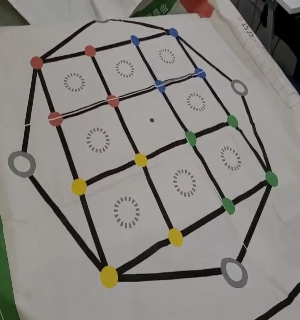
#> input picture 射影変換/pic.png, 300 x 320 px
$ jupyter execute test.ipynb
#> lines starting #> are read from the running program, lines starting #| are printed output that depends on the picture; after the words box and inside, x2 and y2 are one past the last pixel; in counts of white or black regions, pixels touching at a corner belong together
[cell 1]
import numpy as np
import matplotlib.pyplot as plt
import matplotlib.patches as patches
from PIL import Image, ImageDraw
import cv2

import math
from copy import deepcopy
import array

[cell 2]
### 座標から0~360度の範囲で返す 引数 pos = [x,y]
def pos2deg(pos):
    posh = [i + 0.001 for i in pos]
    deg = math.degrees(math.atan(posh[1]/posh[0]))
    if(posh[0] >= 0 and posh[1] < 0):
        deg += 360
    elif(posh[0] < 0 and posh[1] >= 0):
        deg += 180
    elif(posh[0] < 0 and posh[1] < 0):
        deg += 180
    return deg

[cell 3]
### ラインの中心座標を求める
def line_COG(line_pos_list):
    lpl = deepcopy(line_pos_list)
    line_COG = []
    line_pos_COG = []
    # 各座標から重心を求める
    for i in lpl:
        x = 0
        y = 0
        for j in i:
            x += j[0]
            y += j[1]
        x = x / len(i)
        y = y / len(i)
        # 重心からの距離を求める
        distance = []
        for num, j in enumerate(i):
            distance.append([num, math.sqrt((j[0] - x)**2 + (j[1] - y)**2)])
        distance = sorted(distance, key=lambda x: x[1], reverse=True)

        pos = np.round((i[distance[0][0]] + i[distance[1][0]]) / 2)
        line_COG.append(pos.astype(np.int64))
        line_pos_COG.append([i[distance[0][0]].tolist(), i[distance[1][0]].tolist()])
        #line_COG.append([i[distance[0][0]], i[distance[1][0]]])

    return line_COG, line_pos_COG

[cell 4]
### 推測した直線を描画する
def drawline(img, line_pos_list):
    for i in line_pos_list:
        for j in i:
            for k in i:
                cv2.line(img, (j[0], j[1]), (k[0], k[1]), (0, 0, 255))

[cell 5]
### pos1 から pos2までの直線pxのlistを返す nは分割数
def create_line_point(pos1, pos2, n):
  npos1 = np.array(pos1)
  npos2 = np.array(pos2)

  dpos = (npos2 - npos1) / (n + 1)

  pos = npos1
  li = []
  for i in range(n):
    pos = pos + dpos
    li.append(pos.tolist())
  li = np.unique(np.round(li, 0), axis=0)
  li = li.astype(np.int64)
  return li.tolist()

[cell 6]
### imgからpos_listの座標の色を取得した平均を返す(HSV)
def get_avg_color(img, pos_list):
  hsv_list = []
  hsv = cv2.cvtColor(img, cv2.COLOR_BGR2HSV)
  for i in pos_list:
    hsv_list.append(hsv[i[1], i[0]].tolist())
  hsv_list = np.array(hsv_list)
  return hsv_list.mean(axis=0)

[cell 7]
### img画像とline_list間の色平均を返す(find_line関数で主に使用)
def check_color(img, line):
  li_COG, li_pos_COG = line_COG([line])
  pos_list = create_line_point(li_pos_COG[0][0], li_pos_COG[0][1], 20) # |n 調整箇所|
  ret = get_avg_color(img, pos_list)
  return ret.tolist()

[cell 8]
### ポイント[x, y]の配列からpoint以上の数からなる直線を探す {引数} point:[[座標]], min_point:最小ポイント数
def find_line(point, min_point, tolerance, img):
    c_point = []
    point2 = [[i, a] for i, a in enumerate(point)]
    #print(point2)
    used_point = [[i] for i in range(len(point2))]
    line_list = []

    for i, x in enumerate(point2): #各ポイントからポイントへの角度を割り出す
        comp = deepcopy(point2)
        comp = [[j[0], j[1]] for j in comp if not(j[0] in used_point[i])] #used_pointのポイントを除外
        relative = np.array([a[1] - x[1] for a in comp])

        #相対角度の計算
        deg = np.array([[[comp[j][0], pos2deg([a[0], a[1]])] for j, a in enumerate(relative)]])
        deg = deg[0][np.argsort(deg[0][:, 1])]
        diff = np.array([abs(deg[i][1] - deg[i+1][1]) for i in range(len(deg)-1)]) #ソートした相対角度を角度の差分値でとる
        #直線であるポイントを探索
        match_count = 0 #直線上のポイント数
        line = [x[0]]
        for a, val in enumerate(diff):
            if(val <= tolerance):# tolerance度以内であれば直線と判断
                if(not(deg[a][0] in line)):
                   line.append(int(deg[a][0]))
                if(not(deg[a + 1][0] in line)):
                   line.append(int(deg[a + 1][0]))
            else:# 満たしてなければ引数条件で直線リストに格納
                li_pos = [point2[i][1] for i in line]
                if(len(line) >= min_point and (np.array(check_color(img, li_pos)) < [255, 255, 80]).all()): # |色 調整箇所|
                    for b in line:
                        for c in line:
                            if(not(c in used_point[b])):
                                used_point[b].append(c)
                    line_list.append(line)
                line = [x[0]]
        li_pos = [point2[i][1] for i in line]
        if(len(line) >= min_point and (np.array(check_color(img, li_pos)) < [255, 255, 80]).all()):# 終了時の格納 |色 調整箇所|
            for b in line:
                for c in line:
                    if(not(c in used_point[b])):
                        used_point[b].append(c)
            line_list.append(line)
    #推測したポイント番号を座標に変換
    line_pos_list = []
    for i in line_list:
        line_pos = []
        for j in i:
            line_pos.append(point2[j][1])
        line_pos_list.append(line_pos)

    return line_pos_list

[cell 9]
############################################### main ###############################################
size = (300, 320)# |調整箇所|

img_file = "pic.png"
image = cv2.imread(img_file, cv2.IMREAD_COLOR)
#> image is the input picture: shape (320, 300, 3); mean B, G, R 128.6, 133, 136.5
image = cv2.resize(image, dsize=size)
outputImg = deepcopy(image)
rawImg = deepcopy(image)
cv2.imwrite("output.png",image)
height, width, channels = image.shape[:3]
#> height = 320; width = 300; channels = 3

[cell 10]
#image = cv2.blur(image, (3, 3))
# 画像処理
hsv = cv2.cvtColor(image, cv2.COLOR_BGR2HSV)
#> hsv: shape (320, 300, 3); mean H, S, V 20.2, 22.3, 137.3
hsv_min = np.array([0,0,0])
hsv_max = np.array([255,102,255]) # |調整箇所|
mask = cv2.inRange(hsv, hsv_min, hsv_max)
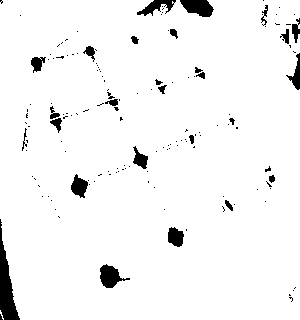
#> mask: shape (320, 300); 95.6% white; 150 black regions (122 under 20 px), largest, box (x1, y1, x2, y2) and area: (0, 219, 20, 320) 866, (180, 0, 214, 17) 405, (100, 264, 130, 288) 380
masked_img = cv2.bitwise_and(image, image, mask=mask)
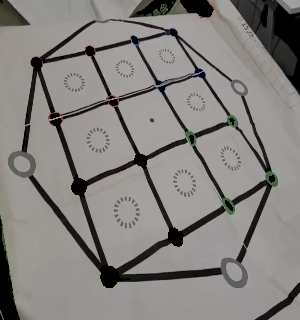
#> masked_img: shape (320, 300, 3); mean B, G, R 127, 130, 133.2

masked_img = cv2.cvtColor(masked_img, cv2.COLOR_BGR2GRAY)
#> masked_img: shape (320, 300)

ret, img_thresh = cv2.threshold(masked_img, 1, 255, cv2.THRESH_BINARY_INV)
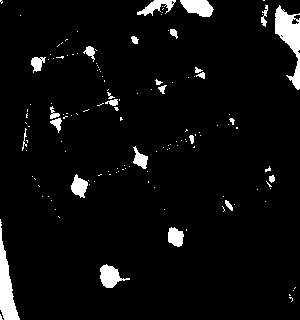
#> img_thresh: shape (320, 300); 5% white; 140 white regions (114 under 20 px), largest, box (x1, y1, x2, y2) and area: (275, 5, 300, 90) 963, (0, 219, 20, 320) 866, (180, 0, 214, 17) 405

plt.imshow(np.asarray(img_thresh))

[cell 11]
#image = cv2.cvtColor(image, cv2.COLOR_BGR2GRAY)
#モルフォロジー処理
image = cv2.Canny(img_thresh,50,100)
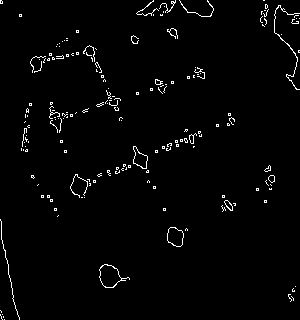
#> image: shape (320, 300); 2% white in thin lines or dots
kernel = np.ones((2,2),np.uint8)
image = cv2.dilate(image,kernel,iterations = 1)
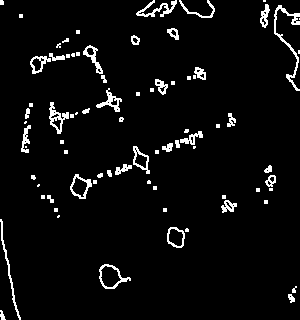
#> image: shape (320, 300); 4.7% white in thin lines or dots

cv2.imwrite("python1.png",image)

plt.imshow(np.asarray(image))

[cell 12]
contours, hierarchy= cv2.findContours(image, cv2.RETR_EXTERNAL, cv2.CHAIN_APPROX_NONE)
#> contours = 78 contours, 47 with area under 20; largest, box (x1, y1, x2, y2) and area: (99, 264, 131, 289) 434, (70, 174, 92, 199) 314, (167, 227, 185, 248) 276, (274, 5, 300, 91) 250, (49, 102, 69, 134) 242
pointer = [i for i in range(len(contours))] #排除用
#> pointer = 78 values from 0 to 77
len(contours)
#> Out = 78

[cell 13]
# 輪郭の面積を計算する。
for i in pointer:
    cnt = contours[i]
    area = cv2.contourArea(cnt)
    #print(f"contour: {i}, area: {area}")
    if(not(50 < area and area < 500)):# |領域 調整箇所|
        pointer[i] = -1
#> this loop made 78 passes
#> area on passes 1, 2, 4, 6, 7, 12, 22, 24, 27, 28, 32, 34: 22.5, 29.5, 434, 276, 122, 98, 74.5, 313.5, 31.5, 68, 229.5, 47
#> after the loop, pointer = 78 values, max 76 at index 76, min -1 at index 0, mean 11.64

pointer = [i for i in pointer if i != -1] #除外された輪郭を削除
#> pointer = [3, 5, 6, 11, 21, 23, 27, 31, 36, 38, 48, 51, 53, 57, 58, 64, 67, 69, 72, 73, 75, 76]

[cell 14]
COG = [] #重心の配列

for i in pointer:
    try:
        cnt = contours[i]
        # 輪郭のモーメントを計算する。
        M = cv2.moments(cnt)
        # モーメントから重心を計算する。
        cx = int(round(M["m10"] / M["m00"],0))
        cy = int(round(M["m01"] / M["m00"],0))
        COG.append([cx, cy])
    except:
        pointer[i] = -1
#> this loop made 22 passes
#> (i, cx, cy) on passes 1 to 12: (3, 110, 276), (5, 175, 237), (6, 9, 271), (11, 228, 206), (21, 270, 180), (23, 80, 186), (27, 122, 169), (31, 140, 159), (36, 191, 138), (38, 25, 139), (48, 57, 118), (51, 111, 102)
#> after the loop, COG = [[110, 276], [175, 237], [9, 271], [228, 206], [270, 180], [80, 186], [122, 169], [140, 159], [191, 138], [25, 139], [57, 118], [111, 102], [161, 86], [200, 73], [38, 63], [93, 57], [135, 40], [173, 33], [288, 39], [264, 16], [199, 10], [157, 9]]
    #print(f"contour: {i}, centroid: ({cx:.2f}, {cy:.2f})")

pointer = [i for i in pointer if i != -1] #除外された輪郭を削除

[cell 15]
#COG.append([122, 305])
#絞りだしたポイントから4つの重なる直線を調べる
COG = np.array(COG)
#> COG = 22 rows, first 8: [110, 276], [175, 237], [9, 271], [228, 206], [270, 180], [80, 186], [122, 169], [140, 159]
li_list = find_line(COG, 4, 1.2, rawImg)# |直線 調整箇所|
#> in find_line, `point2 = [[i, a] for i, a in enumerate(point)]`: point2 = 22 items, first 6: [0, [110, 276]], [1, [175, 237]], [2, [9, 271]], [3, [228, 206]], [4, [270, 180]], [5, [80, 186]]
#> in find_line, `used_point = [[i] for i in range(len(point2))]`: used_point = [[0], [1], [2], [3], [4], [5], [6], [7], [8], [9], [10], [11], [12], [13], [14], [15], [16], [17], [18], [19], [20], [21]]
#> the loop in find_line, `for i, x in enumerate(point2):` made 22 passes
#> x on passes 10 to 21: [9, [25, 139]], [10, [57, 118]], [11, [111, 102]], [12, [161, 86]], [13, [200, 73]], [14, [38, 63]], [15, [93, 57]], [16, [135, 40]], [17, [173, 33]], [18, [288, 39]], [19, [264, 16]], [20, [199, 10]]
#> deg on passes 3, 6, 7, 8: 299.5, 293.5, 282.3, 276.5
#> the loop in find_line, `for i in line_list:` made 5 passes
#> i on passes 1 to 5: [0, 14, 10, 5], [0, 4, 1, 3], [1, 11, 15, 7], [3, 16, 12, 8], [8, 6, 5, 7]
li_COG, li_pos_COG = line_COG(li_list)
drawline(outputImg, li_list)
#> the loop in drawline, `for i in line_pos_list:` made 5 passes
#> i on passes 1 to 5: [[110, 276], [38, 63], [57, 118], [80, 186]], [[110, 276], [270, 180], [175, 237], [228, 206]], [[175, 237], [111, 102], [93, 57], [140, 159]], [[228, 206], [135, 40], [161, 86], [191, 138]], [[191, 138], [122, 169], [80, 186], [140, 159]]
#推測した直線の端のポイントを対象として再度ラインを見つける
point = np.array([i[0] for i in li_pos_COG] + [i[1] for i in li_pos_COG])
point = np.unique(point, axis=0)

li_list = find_line(point, 4, 1.2, rawImg)# |直線 調整箇所|
#> the loop in find_line (call 2), `for i, x in enumerate(point2):` made 9 passes
#> x on passes 1 to 9: [0, [38, 63]], [1, [80, 186]], [2, [93, 57]], [3, [110, 276]], [4, [135, 40]], [5, [175, 237]], [6, [191, 138]], [7, [228, 206]], [8, [270, 180]]
#> the loop in find_line (call 2), `for i in line_list:` made 1 pass
#> i on pass 1: [3, 8, 5, 7]
li_COG, li_pos_COG = line_COG(li_list)

#推測したラインの端のポイントから引いているラインの数を数えて、2未満のものは削除
point = np.array([i[0] for i in li_pos_COG] + [i[1] for i in li_pos_COG])
point, count = np.unique(point, return_counts=True, axis=0)
point = [a.tolist() for i,a in enumerate(point) if count[i] >= 2]

li_pos_COG2 = [i for i in li_pos_COG if i[0] in point and i[1] in point]
# [5 lines of commented-out code are left out]

[cell 16]
#推測したサークルポイントを表示させる
#draw_img = cv2.imread(img_file, cv2.IMREAD_COLOR)
for num,i in enumerate(COG):
    #cv2.circle(outputImg, i, 3, (0, 255, 0), thickness=-1, lineType=cv2.LINE_AA, shift=0)
    #cv2.circle(outputImg, i, 3, (0, 0, 0), thickness=1, lineType=cv2.LINE_AA, shift=0)

    cv2.circle(outputImg, i, 3, (255, 255, 255), thickness=-1, lineType=cv2.LINE_AA, shift=0)
    cv2.circle(outputImg, i, 3, (0, 0, 0), thickness=1, lineType=cv2.LINE_AA, shift=0)
#> this loop made 22 passes
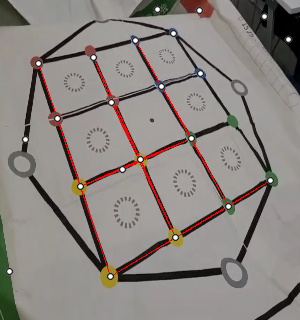
#> outputImg: shape (320, 300, 3); mean B, G, R 128.8, 132.9, 139.5
    #cv2.putText(outputImg, str(num), i, cv2.FONT_HERSHEY_SIMPLEX, 0.7, (255, 0, 0), thickness=2)

#表示
plt.imshow(np.asarray(outputImg), cmap="binary")
cv2.imwrite("python2.png", outputImg)
#> Out = True
